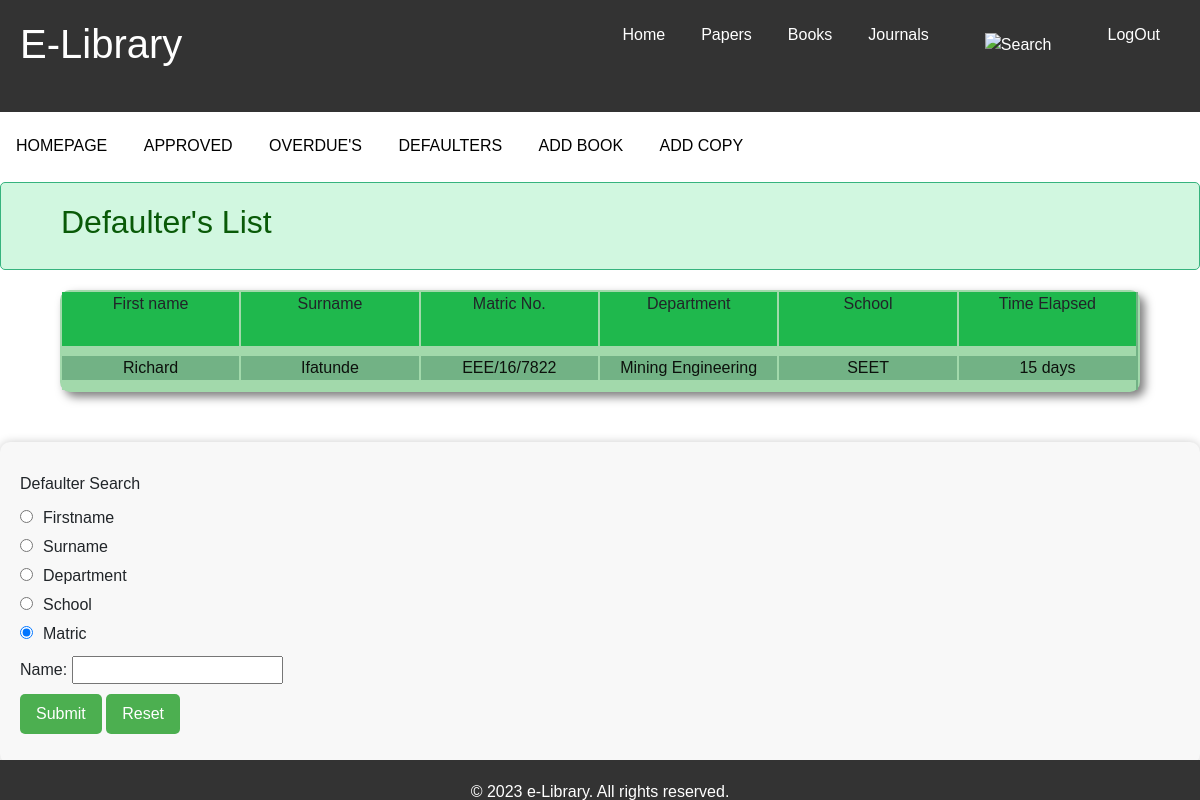
The app's page /defaulters/ (signed in), older data.
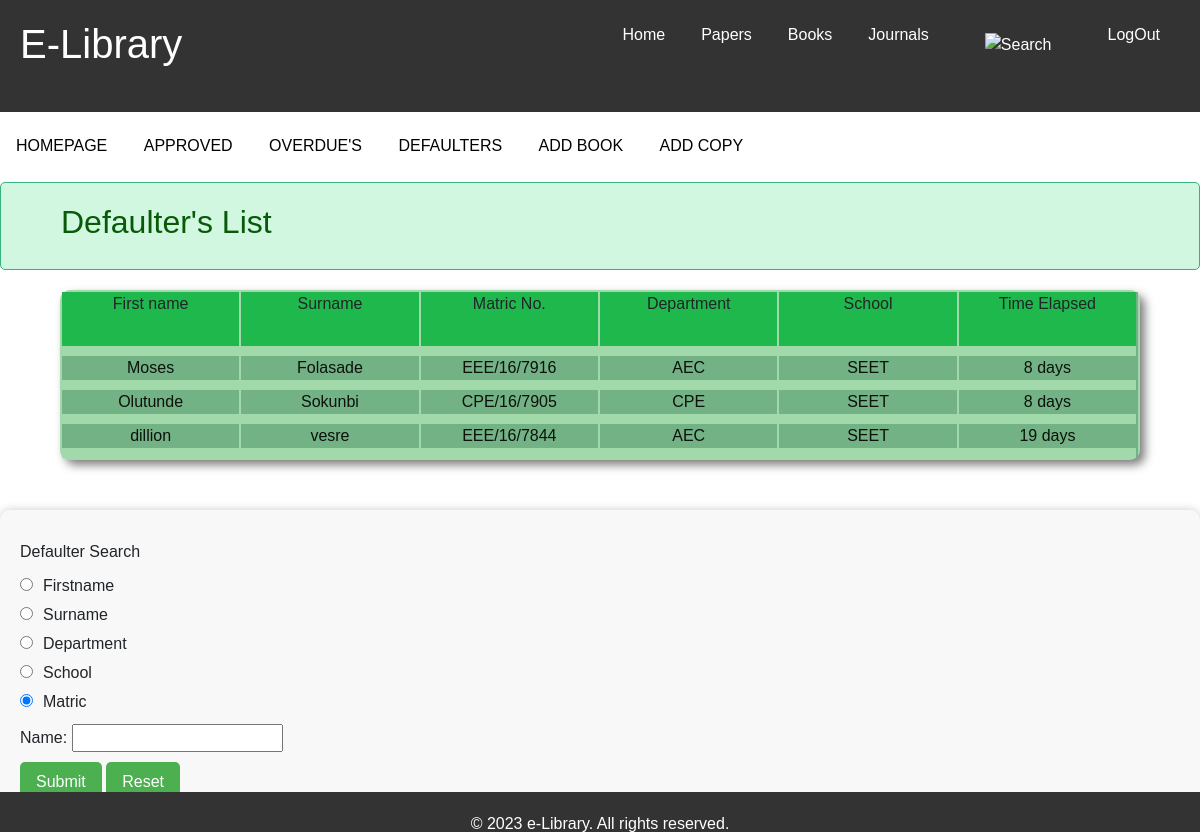
The same page, newer data.
### libraryhelper/models.py (models this page shows)
class Defaulters(models.Model):
    copy = models.ForeignKey(Copy, on_delete=models.CASCADE)
    matric = models.CharField(max_length=100,unique=True)
    prior = models.IntegerField()
    firstname = models.CharField(max_length=100)
    surname = models.CharField(max_length=100)
    department = models.CharField(max_length=100)
    school = models.CharField(max_length=100)
    datereated = models.DateTimeField(auto_now_add=True)

### libraryhelper/views.py (the view)
# urls.py: path('defaulters/', views.defaulters, name="defaulters"),
@login_required
def defaulters(request):
    admin = Liberian.objects.get(user=request.user)
    overduelist = Defaulters.objects.all()
    return render(request,"libraryhelper/defaulters.html",{'admin':admin,'overduelist':overduelist})

### libraryhelper/templates/libraryhelper/defaulters.html (shortened to what this page needs)
{% extends "libraryhelper/bookdetail.html" %}
{% load static %}
{% block customcss %}
<link rel="stylesheet" type="text/css" href="{% static 'CSS/homepage.css' %}">
<link rel="stylesheet" href="{% static 'fontawesome-free-5.15.4-web/css/all.css' %}">
{% endblock %}
{% block slider %}
<nav class="home">
    <ul class="homeul">
        <li class="homeli"><a href="{% url 'home' %}">HOMEPAGE</a></li>
        <li class="homeli"><a href="{% url 'approve' %}">APPROVED</a></li>
        <li class="homeli"><a href="{% url 'overdue' %}">OVERDUE'S</a></li>
        <li class="homeli"><a href="{% url 'defaulters' %}">DEFAULTERS</a></li>
        <li class="homeli"><a href="{% url 'addbook' %}">ADD BOOK</a></li>
        <li class="homeli"><a href="{% url 'addcopy' %}">ADD COPY</a></li>
    </ul>
</nav>
<div class="alert">
    <h2>Defaulter's List</h2>
</div>
<section>{% if overduelist.count < 1 %} <p>No student defaulted on due date</p> {% endif %}
        {% if overduelist %}
        <div class="top">
            <li>First name</li>
            <li>Surname</li>
            <li>Matric No.</li>
            <li>Department</li>
            <li>School</li>
            <li>Time Elapsed</li>
        </div>
        <div class="bodi">
            {% for book in overduelist %}
            <li><a href="{% url 'viewdefaulters' book.id %}">{{book.firstname}}</a></li>
            <li><a href="{% url 'viewdefaulters' book.id %}">{{book.surname}}</a></li>
            <li><a href="{% url 'viewdefaulters' book.id %}">{{book.matric}}</a></li>
            <li><a href="{% url 'viewdefaulters' book.id %}">{{book.department}}</a></li>
            <li><a href="{% url 'viewdefaulters' book.id %}">{{book.school}}</a></li>
            <li><a href="{% url 'viewdefaulters' book.id %}">{{book.prior}} days</a></li>
            {% endfor %}
        </div>
        {% endif %}
</section>
<form action="{% url 'searchdefault' %}" method="POST">
    <p>
    <p>Defaulter Search</p>
    <ol>
        <li><input type="radio" name="searchby" value="Firstname">Firstname</li>
        <li><input type="radio" name="searchby" value="Surname">Surname</li>
        <li><input type="radio" name="searchby" value="Department" checked>Department</li>
        <li><input type="radio" name="searchby" value="School" checked>School</li>
        <li><input type="radio" name="searchby" value="matric" checked>Matric</li>
    </ol>
    <P>
        <label for="searchname">Name:
            <input type="text" name="searchname" id="searchname"></label>
    </P>
    </p>
    <p><input type="submit" value="Submit"> <input type="reset" value="Reset"></p>
</form>
{% endblock %}

### libraryhelper/templates/libraryhelper/bookdetail.html (shortened to what this page needs)
{% extends "libraryhelper/base.html" %}
{% load static %}

### libraryhelper/templates/libraryhelper/base.html (shortened to what this page needs)
{% load static %}
<!DOCTYPE html>
<html>
<head>
    <link href="https://cdn.jsdelivr.net/npm/bootstrap@5.3.0-alpha3/dist/css/bootstrap.min.css" rel="stylesheet"
>
    <link rel="stylesheet" type="text/css" href="{% static 'CSS/home.css' %}">
    {% block customcss %}{% endblock %}
</head>
<body>
    <header>
        <div class="logo">
            <h1>E-Library</h1>
        </div>
        <nav class="navbar navbar-expand-lg">
            <div class="container-fluid">
                <div class="collapse navbar-collapse" id="navbarTogglerDemo01">
                    <ul class="navbar-nav me-auto mb-2 mb-lg-0">
                        <li class="nav-item">
                            <a class="nav-link active text-white" aria-current="page" href="{% url 'index' %}">Home</a>
                        </li>
                        <li class="nav-item">
                            <a class="nav-link active text-white" aria-current="page"
                                href="{% url 'papercatalouge' 'A' 'None'  %}">Papers</a>
                        </li>
                        <li class="nav-item">
                            <a class="nav-link active text-white" aria-current="page"
                                href="{% url 'bookcatalouge' 'A' 'None'  %}">Books</a>
                        </li>
                        <li class="nav-item">
                            <a class="nav-link active text-white" aria-current="page"
                                href="{% url 'journalcatalouge' 'A' 'None'  %}">Journals</a>
                        </li>
                        <li class="nav-item search-icon">
                            <a class="nav-link active text-white" aria-current="page" href="{% url 'booksearch'%}"
                                alt="Search"><button id="mainbuton"><img src="search-icon.svg"
                                        alt="Search"></button></a>
                        </li>
                        <li class="nav-item">
                            {% if not request.user.is_authenticated %}
                            <a class="nav-link active text-white" aria-current="page"
                                href="{% url 'login'  %}">LogIn</a>
                            {% else %}
                            <a class="nav-link active text-white" aria-current="page"
                                href="{% url 'login'  %}">LogOut</a>
                            {% endif %}
                        </li>
                    </ul>
                </div>
            </div>
        </nav>
    </header>
    <div id="maincontent">
        {% block slider %}{% endblock %}
    </div>
    <footer>
        <p>&copy; 2023 e-Library. All rights reserved.</p>
    </footer>

### libraryhelper/static/CSS/home.css (style rules this page uses)
* { margin: 0; padding: 0; box-sizing: border-box; }
body { font-family: Arial, sans-serif; }
header { background-color: #333; color: #fff; padding: 20px; height: 14vh; width: 100vw; }
.logo { float: left; width: 30vw; display: inline; height: 5vh; margin: auto; }
.logo h1 { margin: 0; }
nav { background-color: #333; display: inline; height: 5vh; z-index: 2; margin: auto; color: white; }
.navbar { float: right; margin-top: 10px; }
.navbar ul { list-style: none; margin: 0; padding: 0; }
.navbar li { float: left; margin-left: 20px; }
.navbar-collapse { background-color: #535353; }
@media (min-width: 768px) { .navbar-collapse { background-color: #333; } }
section { margin-bottom: 50px; width: 100%; }
h2 { margin-top: 0; }
ul { list-style: none; margin: 0; padding: 0; }
li { margin-bottom: 10px; }
#mainbuton { background-color: #333; color: #fff; border: none; padding: 10px 20px; cursor: pointer; }
footer { background-color: #333; color: #fff; padding: 20px; text-align: center; position: fixed; bottom: 0; left: 0; width: 100%; height: 7px; }

### libraryhelper/static/CSS/homepage.css (style rules this page uses)
.home { width: 100%; background-color: #f2f2f2; }
.homeul { list-style-type: none; margin: 0; padding: 0; overflow: hidden; }
.homeli { display: inline-block; }
.homeli a { display: block; color: black; text-align: center; padding: 14px 16px; text-decoration: none; }
.alert { width: 100%; margin: 0 auto 20px auto; background-color: #d1f7e0; color: #095a08; padding: 20px; padding-left: 5%; margin-bottom: 20px; border: 1px solid #36b37e; border-radius: 5px; }
section { border: 2px solid #a2d9ab; width: 90%; display: flex; flex-direction: column; margin: 0 auto 20px auto; border-radius: 10px; background-color: #d2f2e0; box-shadow: 5px 5px 10px rgba(0, 0, 0, 0.5); justify-content: space around; }
.top, .bodi { display: flex; flex-wrap: wrap; flex-direction: row; width: 100%; justify-content: space-between; text-align: center; background-color: #a2d9ab; border-right: 2px solid #72b285; }
.top { height: 8vh; }
.top li, .bodi li { width: 16.5%; list-style: none; display: inline; }
.top li { background-color: #1fb84d; }
.bodi li { background-color: #72b285; }
a { text-decoration: None; color: #0c110c; }
form { background-color: #f8f8f8; padding: 20px; border-radius: 10px; margin-top: 50px; box-shadow: 0 0 10px rgba(0, 0, 0, 0.2); }
form p { margin: 10px 0; }
form p input[type="submit"], form p input[type="reset"] { background-color: #4CAF50; color: white; padding: 8px 16px; border: none; border-radius: 5px; cursor: pointer; transition: background-color 0.3s ease; }
form ol { margin: 0; padding: 0; list-style-type: none; }
form ol li { margin: 5px 0; font-size: 16px; }
form ol li input[type="radio"] { margin-right: 10px; }

Row changes from the older to the newer data that the page shows:
removed Defaulters: firstname "Richard", surname "Ifatunde", matric "EEE/16/7822", department "Mining Engineering", school "SEET", prior "15"
added Defaulters: firstname "Moses", surname "Folasade", matric "EEE/16/7916", department "AEC", school "SEET", prior "8"
added Defaulters: firstname "Olutunde", surname "Sokunbi", matric "CPE/16/7905", department "CPE", school "SEET", prior "8"
added Defaulters: firstname "dillion", surname "vesre", matric "EEE/16/7844", department "AEC", school "SEET", prior "19"
